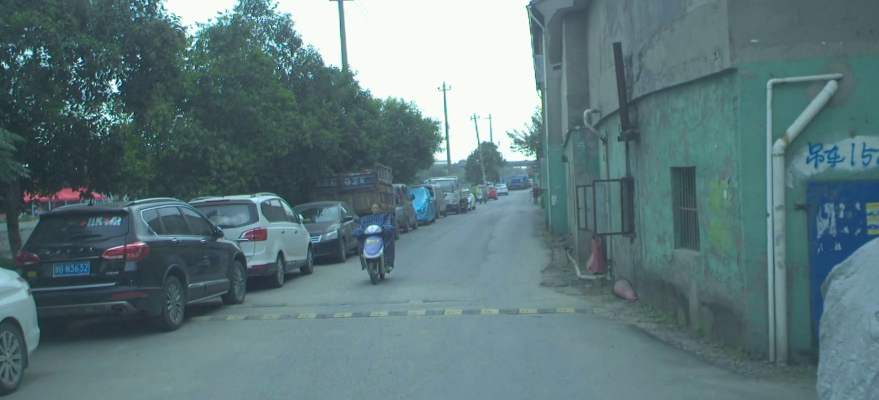
#> input picture data/car_camera_test.jpg, 879 x 400 px, found by its file name
$ python blurring_sharpening.py
#> lines starting #> are read from the running program, lines starting #| are printed output that depends on the picture
import cv2
import numpy as np

image = cv2.imread('data/car_camera_test.jpg')
#> image is the input picture: shape (400, 879, 3); mean B, G, R 124.4, 120.6, 95
cv2.imshow('Org image', image)

width, heigh = image.shape[0:2]
#> width = 400; heigh = 879

# Kernel blurring.
kernel = np.ones((5, 5), np.float32) / 25.0
blurred_image = cv2.filter2D(image, -1, kernel)

cv2.imshow('Blurred image', blurred_image)

# Blurring using api blur function.
blurred_image2 = cv2.blur(image, (5, 5))
cv2.imshow('Blurred image2', blurred_image2)

# Box filter blur. Can be used to increase overall intensity if no normalizing is done.
box_filtered_image = cv2.boxFilter(image, -1, (5, 5))
cv2.imshow('Box filter', box_filtered_image)

# Gaussian blur.
gaussian_blur_image = cv2.GaussianBlur(image, (5, 5), sigmaX=1, sigmaY=1)
cv2.imshow('Gaussian Blur', gaussian_blur_image)

# Median blur (useful for reduction of noise).
median_blur_image = cv2.medianBlur(image, 5)
cv2.imshow("Median blur", median_blur_image)

# Bilaterial filter (reduce noise + preserve edges).
bilateral_blur = cv2.bilateralFilter(image, 5, sigmaColor=6, sigmaSpace=6)

cv2.imshow("Bilateral image", bilateral_blur)

# Generate gaussian noise.
gauss = np.random.normal(0, 1, image.size)
gauss = gauss.reshape(image.shape).astype('uint8')
noised_image = cv2.add(image, gauss)
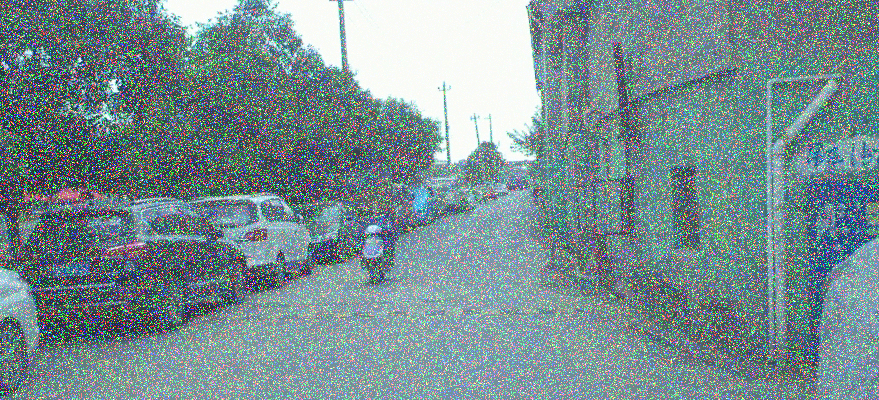
#> noised_image: shape (400, 879, 3); mean B, G, R 145.2, 142, 120.6

cv2.imshow("Noised image", noised_image)

# Denoising using median blur.
denoised_median_blur = cv2.medianBlur(noised_image, 5)
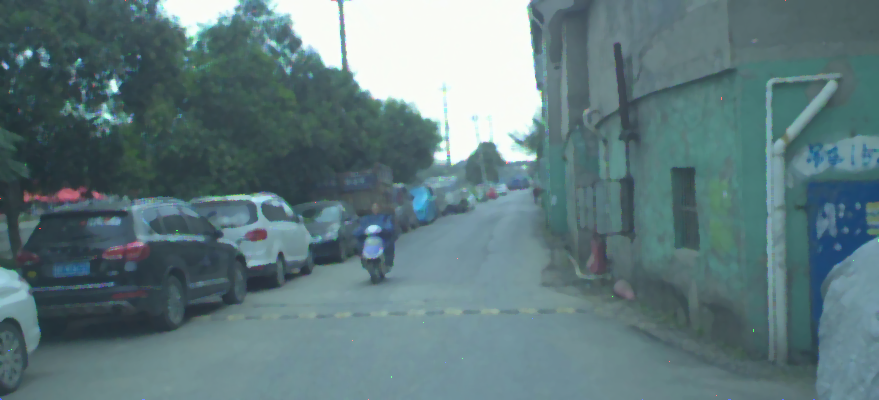
#> denoised_median_blur: shape (400, 879, 3); mean B, G, R 126.1, 122.3, 96.7
cv2.imshow("Denoised image", denoised_median_blur)

# Image sharpening -> subtracting the blur from the image. Hikes the high frequency components.
sharpened_image = cv2.addWeighted(image, 3.5, gaussian_blur_image, -2.5, 0)
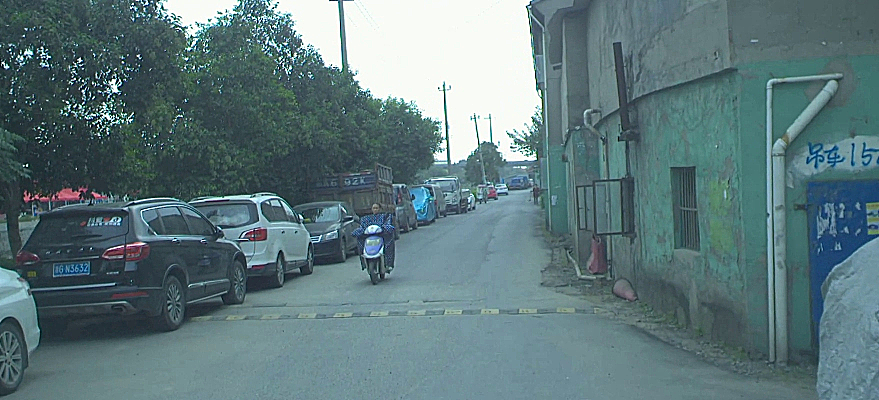
#> sharpened_image: shape (400, 879, 3); mean B, G, R 124, 120.2, 94.9
cv2.imshow("Sharpened image", sharpened_image)

cv2.waitKey(0)
